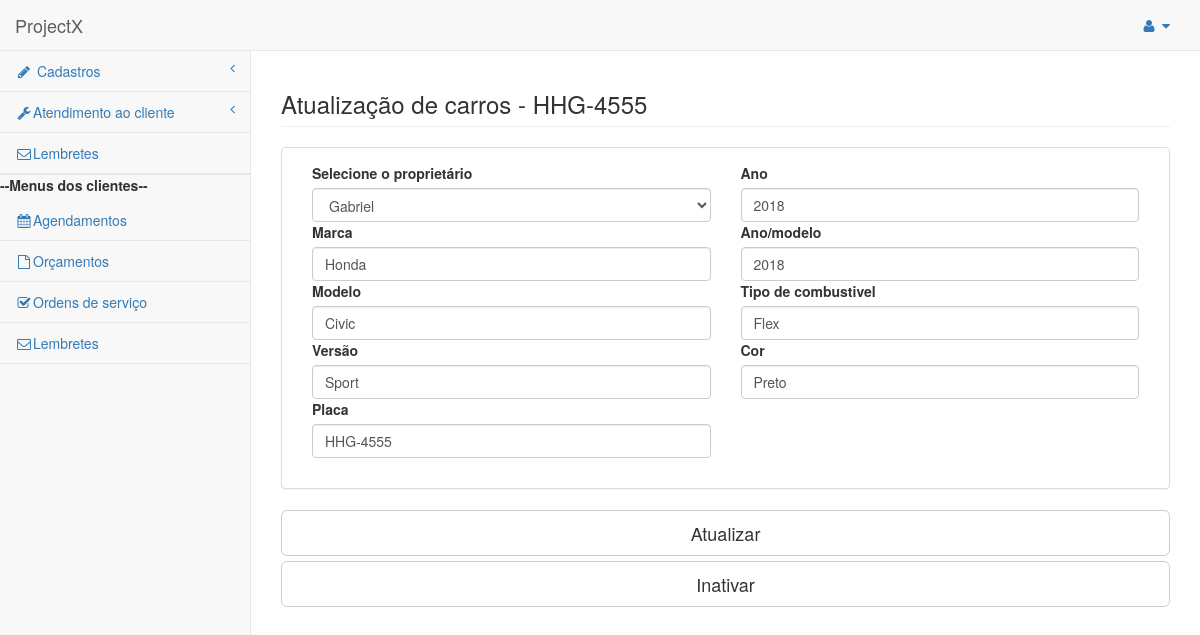
The page /pages/edit_carros.php?id=27 on the database its author committed.
### tables this page shows
CREATE TABLE `carros` (
  `id` int(10) UNSIGNED NOT NULL,
  `marca` varchar(30) NOT NULL,
  `modelo` varchar(11) NOT NULL,
  `versao` varchar(30) DEFAULT NULL,
  `placa` varchar(11) NOT NULL,
  `ano` year(4) NOT NULL,
  `ano_modelo` year(4) NOT NULL,
  `tipo_combustivel` varchar(30) NOT NULL,
  `cor` varchar(30) DEFAULT NULL,
  `status` char(1) NOT NULL DEFAULT 'A',
  `data_cadastro` datetime NOT NULL DEFAULT CURRENT_TIMESTAMP
);

CREATE TABLE `clientes` (
  `id` int(10) UNSIGNED NOT NULL,
  `cpf` varchar(14) NOT NULL,
  `nome` varchar(120) NOT NULL,
  `login` varchar(30) NOT NULL,
  `senha` varchar(30) NOT NULL,
  `email` varchar(120) NOT NULL,
  `telefone` varchar(30) NOT NULL,
  `celular` varchar(30) NOT NULL,
  `cep` varchar(14) DEFAULT NULL,
  `endereco` varchar(60) DEFAULT NULL,
  `complemento` varchar(60) DEFAULT NULL,
  `numero` int(11) DEFAULT NULL,
  `bairro` varchar(60) DEFAULT NULL,
  `cidade` varchar(60) NOT NULL,
  `estado` char(2) NOT NULL,
  `sexo` char(1) NOT NULL,
  `status` char(1) NOT NULL DEFAULT 'A',
  `data_cadastro` datetime NOT NULL DEFAULT CURRENT_TIMESTAMP
);

### pages/edit_carros.php (the view, shortened to what this page needs)
 <?php include 'navbar.php';
 include  "../processa/conecta.php";
 $id_carro = $_GET['id'];
 $sql = $mysqli->prepare('select cli.id,cli.nome,marca,modelo,versao,placa,ano,ano_modelo,tipo_combustivel,cor,c.status from carros as c,clientes as cli,carro_cliente as cl where c.id=? and c.id=cl.id_carro and cl.id_cliente = cli.id' );
$sql->bind_param('i',$id_carro);
 $sql->execute();
 $sql->bind_result($id_prop,$nome_prop,$marca,$modelo,$versao,$placa,$ano,$ano_modelo,$tipo_combustivel,$cor,$status);
 $sql1 = $mysqli->prepare('select c.id,c.nome from clientes as c limit 10');
 $sql1->execute();
 $sql1->bind_result($id_prop,$nome_prop);
  ?>
 <div class="row">
  <div class="col-lg-12">
    <h3 class="page-header">Atualização de carros - <?php echo "$placa";?></h3>
  </div>
 </div>
      <div class="row">
        <form id='carro'>
          <div class="col-lg-12">
          <div class="panel panel-default">
            <div class="panel-body">
              <div class="row">
                <div class="col-lg-12">
                  <div class="col-lg-6">
                  <div class="form-group">
                      <label>Selecione o proprietário</label>
                       <select id='combo_proprietario' name='proprietario' class="form-control">
                 <?php   echo "<option value='$id_prop'>$nome_prop</option>"?>
                      </select>
                    <label>Marca</label>
                    <input id="marca" name="marca" class="form-control" value=<?php echo "$marca"?>>
                    <label>Modelo</label>
                    <input id="modelo" name="modelo" class="form-control" value=<?php echo "$modelo"?>>
                    <label>Versão</label>
                    <input id="versao" name="versao" class="form-control" value=<?php echo "$versao"?>>
                    <label>Placa</label>
                    <input id="placa" name="placa" class="form-control" value=<?php echo "$placa"?>>
</div>
</div>
        <div class="col-lg-6">
                  <div class="form-group">
                  <label>Ano</label>
                    <input id="ano" name="ano" class="form-control" value=<?php echo "$ano"?>>
                    <label>Ano/modelo</label>
                    <input id="ano_modelo" name="ano_modelo" class="form-control" value=<?php echo "$ano_modelo"?>>
                    <label>Tipo de combustivel</label>
                    <input id="tipo_combustivel" name="tipo_combustivel" class="form-control" value=<?php echo "$tipo_combustivel"?>>
                    <label>Cor</label>
                    <input id="cor" name="cor" class="form-control" value=<?php echo "$cor"?>>
                  </div>
                </div>
</div>
              </div>
            </div>
          </div>
    <div class='col-lg-12' id='resultado'></div>
    <button id='submit_edit_car' type="submit" class="btn btn-default btn-lg btn-block">Atualizar</button>
  <?php
      if($status == 'A'){
      echo "<button  id='submit_inat_car' type='submit' class='btn btn-default btn-lg btn-block'>Inativar</button>";}
     else{
echo "<button  id='submit_ativar_car' type='submit' class='btn btn-default btn-lg btn-block'>Ativar</button>";
     };
     ?>
  </div>
</form>
      </div>
       </div>
</body>
</html>

### rows shown on the page
carros: placa "HHG-4555", proprietario "Gabriel", marca "Honda", modelo "Civic", versao "Sport", ano "2018", ano_modelo "2018", tipo_combustivel "Flex", cor "Preto"
